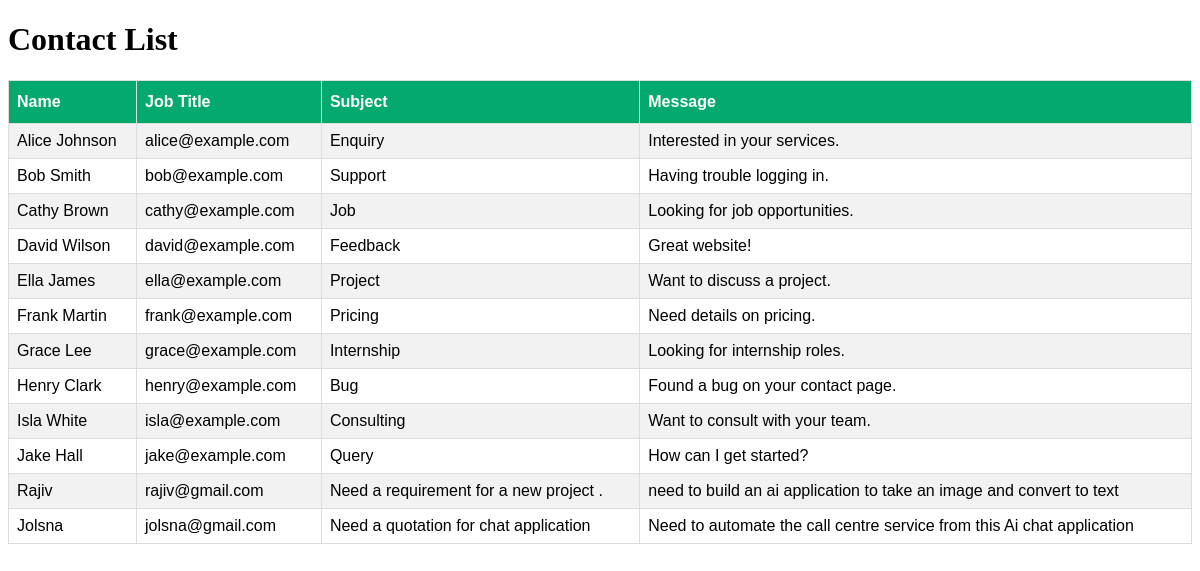
/list-all-contacts, run on the app's committed database.
### app.py (models this page shows)
class Contact(db.Model):
    id = db.Column(db.Integer, primary_key=True)
    name = db.Column(db.String(100), nullable=False)
    email= db.Column(db.String(100), nullable=False)
    subject= db.Column(db.String(100), nullable=False)
    message= db.Column(db.String(100), nullable=False)

### app.py (the view)
@app.route('/list-all-contacts', methods=["GET"])
def list_all_contacts():
    contacts_list = Contact.query.all()
    print("the contacts in our database are - >",contacts_list)
    print("total contacts in our databse is ", len(contacts_list))
    return render_template("list-contacts.html", contacts_list= contacts_list)

### templates/list-contacts.html (shortened to what this page needs)
<!DOCTYPE html>
<html lang="en">
<head>
</head>
<body>
    <h1>Contact List</h1>
<table id="customers">
  <tr>
    <th>Name</th>
    <th>Job Title</th>
    <th>Subject</th>
    <th>Message</th>
  </tr>
  {% for contact in contacts_list %}
  <tr>
    <td>{{contact.name}}</td>
    <td>{{contact.email}}</td>
    <td>{{contact.subject}}</td>
    <td>{{contact.message}}</td>
  </tr>
  {% endfor %}
</table>
</body>
</html>

### templates/list-contacts.html (style rules this page uses)
#customers { font-family: Arial, Helvetica, sans-serif; border-collapse: collapse; width: 100%; }
#customers td, #customers th { border: 1px solid #ddd; padding: 8px; }
#customers tr:nth-child(even) { background-color: #f2f2f2; }
#customers th { padding-top: 12px; padding-bottom: 12px; text-align: left; background-color: #04AA6D; color: white; }

### data on the page
Contact: name "Alice Johnson", email "alice@example.com", subject "Enquiry", message "Interested in your services."
Contact: name "Bob Smith", email "bob@example.com", subject "Support", message "Having trouble logging in."
Contact: name "Cathy Brown", email "cathy@example.com", subject "Job", message "Looking for job opportunities."
Contact: name "David Wilson", email "david@example.com", subject "Feedback", message "Great website!"
Contact: name "Ella James", email "ella@example.com", subject "Project", message "Want to discuss a project."
Contact: name "Frank Martin", email "frank@example.com", subject "Pricing", message "Need details on pricing."
Contact: name "Grace Lee", email "grace@example.com", subject "Internship", message "Looking for internship roles."
Contact: name "Henry Clark", email "henry@example.com", subject "Bug", message "Found a bug on your contact page."
Contact: name "Isla White", email "isla@example.com", subject "Consulting", message "Want to consult with your team."
Contact: name "Jake Hall", email "jake@example.com", subject "Query", message "How can I get started?"
Contact: name "Rajiv", email "rajiv@gmail.com", subject "Need a requirement for a new project .", message "need to build an ai application to take an image and convert to text"
Contact: name "Jolsna", email "jolsna@gmail.com", subject "Need a quotation for chat application", message "Need to automate the call centre service from this Ai chat application"
